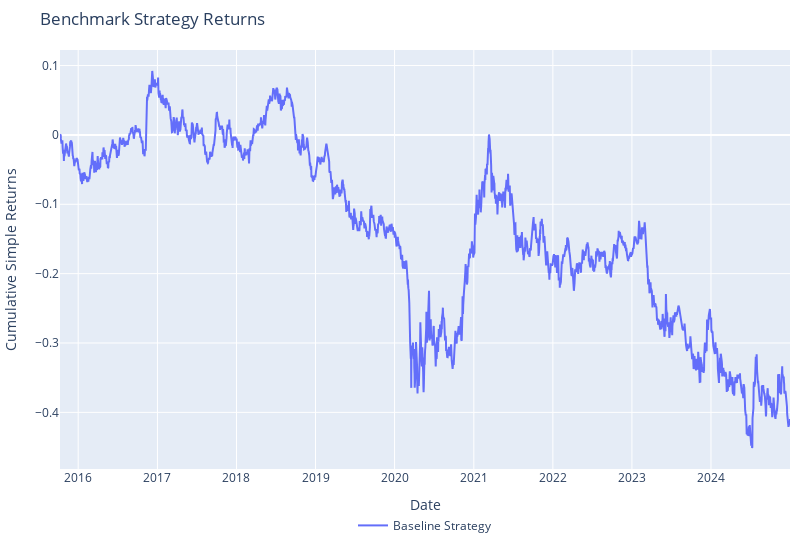

Notebook cell for this chart:
### Markdown cell above
*i)* Baseline Strategy Performance

### Code cell
fig = go.Figure()

fig.add_trace(
    go.Scatter(
        x = baseline_strategy.index,
        y = baseline_strategy['cumulative_returns'],
        name = 'Baseline Strategy'
    )
)

fig.update_layout(title = 'Benchmark Strategy Returns')
fig.update_layout(
                  showlegend=True,
                  margin=dict(l=10, r=10, t=50, b=10),
                  legend=dict(orientation="h",yanchor="top",y=-0.1,xanchor="center",x=0.5),
                  width = 800,height = 550,
                  xaxis_title = 'Date',
                  xaxis=dict(title_standoff=3) 
                )
fig.update_yaxes(title = 'Cumulative Simple Returns')
fig.update_xaxes(title = 'Date')
fig.show()

### Figure 1 — Plotly figure (JSON) as saved in the notebook; plotly's stock layout.template omitted (floating-point values rounded to 4 significant figures; data arrays with more than 128 entries replaced by an {"elided": "..."} marker saying what was removed)
{"data": [{"name": "Baseline Strategy", "type": "scatter", "x": {"elided": "2322 str values"}, "y": {"elided": "2322 float values"}}], "layout": {"height": 550, "legend": {"orientation": "h", "x": 0.5, "xanchor": "center", "y": -0.1, "yanchor": "top"}, "margin": {"b": 10, "l": 10, "r": 10, "t": 50}, "showlegend": true, "title": {"text": "Benchmark Strategy Returns"}, "width": 800, "xaxis": {"title": {"text": "Date"}}, "yaxis": {"title": {"text": "Cumulative Simple Returns"}}}}
